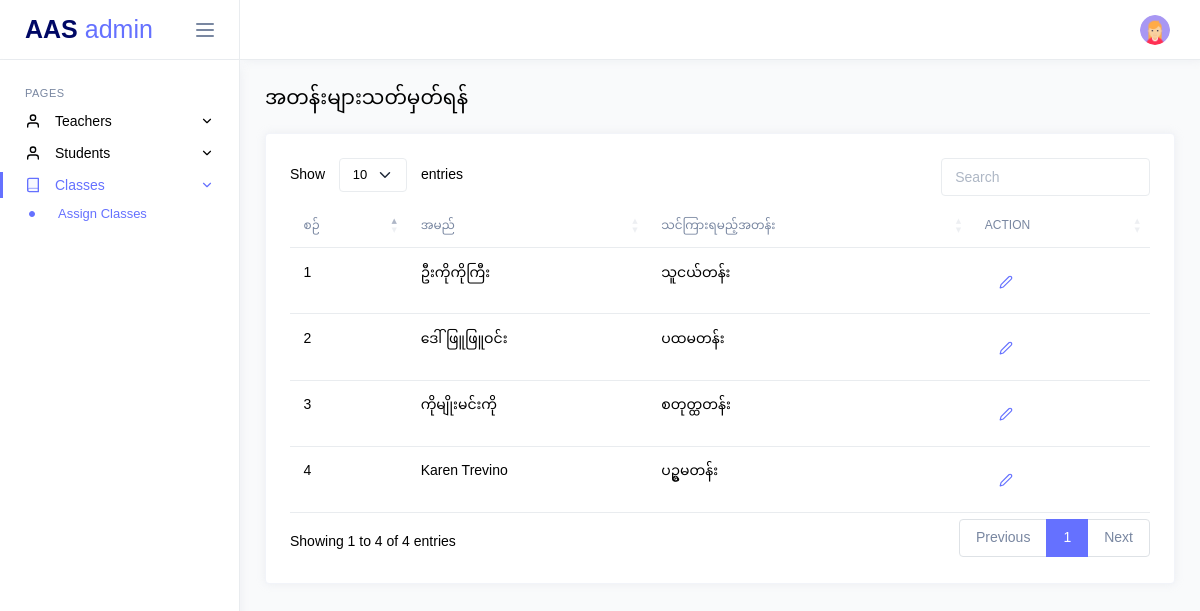
Page /admin/assign-classes.php (signed in) on the earlier database version.
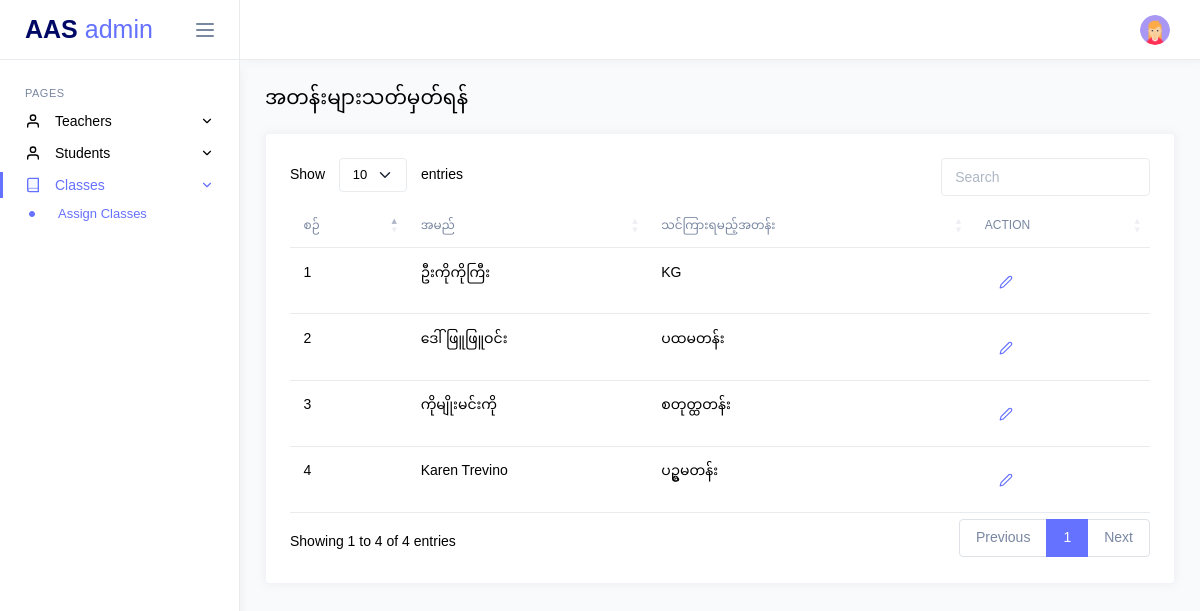
Same page on the later database version.
### tables this page shows
CREATE TABLE `teachers` (
  `id` int(11) NOT NULL,
  `name_eng` varchar(255) NOT NULL,
  `name_mm` varchar(255) NOT NULL,
  `username` varchar(255) NOT NULL,
  `father_name` varchar(255) NOT NULL,
  `mother_name` varchar(255) NOT NULL,
  `education` varchar(255) DEFAULT NULL,
  `rank` varchar(255) DEFAULT NULL,
  `class_id` int(11) DEFAULT NULL,
  `dob` date DEFAULT NULL,
  `start_edu_at` date DEFAULT NULL,
  `start_current_rank_at` date DEFAULT NULL,
  `start_current_school_at` date DEFAULT NULL,
  `password` varchar(255) NOT NULL DEFAULT '123456',
  `password_status` int(11) NOT NULL DEFAULT 0,
  `phone` varchar(15) DEFAULT NULL,
  `status` enum('active','inactive','','') NOT NULL DEFAULT 'active',
  `address` varchar(255) DEFAULT NULL,
  `bed_status` enum('မပြီး','ပြီး','','') NOT NULL DEFAULT 'မပြီး',
  `phaung_gyi_status` enum('မပြီး','ပြီး','','') NOT NULL DEFAULT 'မပြီး',
  `completed_course` varchar(255) DEFAULT NULL,
  `created_at` datetime NOT NULL DEFAULT current_timestamp(),
  `updated_at` datetime NOT NULL DEFAULT current_timestamp()
);

CREATE TABLE `classes` (
  `id` int(11) NOT NULL,
  `class_name_eng` varchar(255) NOT NULL,
  `class_name_mm` varchar(255) NOT NULL,
  `grade_level` varchar(255) NOT NULL,
  `created_at` datetime NOT NULL
);

### core/helpers/Helper.php (called while the page is built, shortened)
<?php
class Helper
{
    public static function startSession()
    {
        if (session_status() === PHP_SESSION_NONE) {
            return session_start();
        }
        return true;
    }
}

### app/controllers/TeacherController.php (called while the page is built, shortened)
<?php
class TeacherController
{
    private $teacherModel;
    public function __construct()
    {
        $database = new MySQL();
        $db = $database->connect();
        $this->teacherModel = new TeacherModel($db);
    }
    public function getAllTeachersClass()
    {
        return $this->teacherModel->getAllTeachersClass();
    }
    public function getTeacherClassNameById($id)
    {
        return $this->teacherModel->getTeacherClassNameById($id);
    }
}

### app/models/TeacherModel.php (called while the page is built, shortened)
<?php
class TeacherModel
{
    private $db;
    private $table = 'teachers';
    public function __construct($db)
    {
        $this->db = $db;
    }
    public function getAllTeachersClass()
    {
        try {
            $query = "SELECT id, name_mm, class_id
                FROM {$this->table}
                WHERE status = 'active'";
            $stmt = $this->db->prepare($query);
            $stmt->execute();
            return $stmt->fetchAll(PDO::FETCH_ASSOC);
        } catch (PDOException $e) {
            return $e->getMessage();
        }
    }
    public function getTeacherClassNameById($id)
    {
        try {
            $query = "SELECT name_mm, class_id, classes.class_name_mm as class_name
                FROM {$this->table}
                LEFT JOIN classes ON teachers.class_id = classes.id
                WHERE teachers.id= :id
                ";
            $stmt = $this->db->prepare($query);
            $stmt->bindParam(':id', $id);
            $stmt->execute();
            return $stmt->fetch(PDO::FETCH_OBJ);
        } catch (PDOException $e) {
            return $e->getMessage();
        }
    }
}

### public/admin/assign-classes.php (the view, shortened to what this page needs)
<?php
include('../components/header.php');
$teacherController = new TeacherController();
$teachers = $teacherController->getAllTeachersClass();
?>
<body>
    <div class="main-wrapper">
        <?php
        include('../components/admin_sidebar.php');
        include('../components/admin_navbar.php');
        ?>
        <div class="page-content">
            <div class="d-flex justify-content-between align-items-center flex-wrap grid-margin">
                <div>
                    <h4 class="mb-3 mb-md-0">အတန်းများသတ်မှတ်ရန်</h4>
                </div>
            </div>
            <div class="row">
                <div class="col-md-12 grid-margin stretch-card">
                    <div class="card">
                        <div class="card-body">
                            <div class="table-responsive">
                                <table id="teachersTable" class="table ">
                                    <thead>
                                        <tr>
                                            <th>စဉ်</th>
                                            <th>အမည်</th>
                                            <th>သင်ကြားရမည့်အတန်း</th>
                                            <th>Action</th>
                                        </tr>
                                    </thead>
                                    <tbody>
                                        <?php $count = 1; ?>
                                        <?php foreach ($teachers as $teacher): ?>
                                            <?php
                                            $teacherId = $teacher['id'];
                                            $teacherClassData = $teacherController->getTeacherClassNameById($teacherId);
                                            ?>
                                            <tr>
                                                <td><?= $count ?></td>
                                                <td><?= htmlspecialchars($teacher['name_mm']) ?></td>
                                                <td><?= is_null($teacher['class_id']) ? 'အတန်းမသတ်မှတ်ရသေးပါ။' : $teacherClassData->class_name ?>
                                                </td>
                                                <td class="d-flex align-items-center">
                                                    <button type="button" class="btn" data-bs-toggle="modal"
                                                        data-bs-target="#editModal" data-id="<?= $teacher['id'] ?>"
                                                        data-class-id="<?= $teacher['class_id'] ?>"
                                                        data-name="<?= htmlspecialchars($teacher['name_mm']) ?>"> <a
                                                            class="" href="javascript:;"><i data-feather="edit-2"
                                                                class="icon-sm me-2"></i></a>
                                                    </button>
                                                </td>
                                            </tr>
                                            <?php $count++; ?>
                                        <?php endforeach ?>
                                    </tbody>
                                </table>
                            </div>
                        </div>
                    </div>
                </div>
            </div>
        </div>
    </div>
</body>

### public/components/header.php (shortened to what this page needs)
<!DOCTYPE html>
<html lang="en">
<head>
    <link href="../assets/fonts/google-font/roboto.css" rel="stylesheet">
    <link rel="stylesheet" href="../assets/vendors/core/core.css">
    <link rel="stylesheet" href="../assets/vendors/flatpickr/flatpickr.min.css">
    <link rel="stylesheet" href="../assets/vendors/sweetalert2/sweetalert2.min.css">
    <link rel="stylesheet" href="../assets/vendors/datatables.net-bs5/dataTables.bootstrap5.css">
    <link rel="stylesheet" href="../assets/fonts/feather-font/css/iconfont.css">
    <link rel="stylesheet" href="../assets/vendors/flag-icon-css/css/flag-icon.min.css">
    <link rel="stylesheet" href="../assets/css/demo1/style.min.css">
</head>

### public/components/admin_sidebar.php (shortened to what this page needs)
<?php
$currentPage = basename($_SERVER['PHP_SELF']);
?>
<nav class="sidebar">
    <div class="sidebar-header">
        <a href="index.php" class="sidebar-brand">
            AAS<span> admin</span>
        </a>
        <div class="sidebar-toggler not-active">
            <span></span>
            <span></span>
            <span></span>
        </div>
    </div>
    <div class="sidebar-body">
        <ul class="nav">
            <li class="nav-item nav-category">Pages</li>
            <li class="nav-item">
                <a class="nav-link" data-bs-toggle="collapse" href="#teachers-pages" role="button" aria-expanded="false" aria-controls="teachers-pages">
                    <i class="link-icon" data-feather="user"></i>
                    <span class="link-title">Teachers</span>
                    <i class="link-arrow" data-feather="chevron-down"></i>
                </a>
            </li>
            <li class="nav-item">
                <a class="nav-link" data-bs-toggle="collapse" href="#students-pages" role="button" aria-expanded="false" aria-controls="students-pages">
                    <i class="link-icon" data-feather="user"></i>
                    <span class="link-title">Students</span>
                    <i class="link-arrow" data-feather="chevron-down"></i>
                </a>
            </li>
            <li class="nav-item">
                <a class="nav-link" data-bs-toggle="collapse" href="#classes-pages" role="button" aria-expanded="false" aria-controls="classes-pages">
                    <i class="link-icon" data-feather="book"></i>
                    <span class="link-title">Classes</span>
                    <i class="link-arrow" data-feather="chevron-down"></i>
                </a>
                <div class="collapse" id="classes-pages">
                    <ul class="nav sub-menu">
                        <li class="nav-item">
                            <a href="assign-classes.php"
                                class="nav-link <?php echo ($currentPage == 'assign-classes.php') ? 'active' : ''; ?>">
                                Assign Classes
                            </a>
                        </li>
                    </ul>
                </div>
            </li>
        </ul>
    </div>
</nav>

### public/components/admin_navbar.php (shortened to what this page needs)
<div class="page-wrapper">
    <nav class="navbar">
        <div class="navbar-content">
            <ul class="navbar-nav">
                <li class="nav-item dropdown">
                    <a class="nav-link dropdown-toggle" href="#" id="profileDropdown" role="button" data-bs-toggle="dropdown" aria-haspopup="true" aria-expanded="false">
                        <img class="wd-30 ht-30 rounded-circle" src="../assets/images/faces/profile.png" alt="profile">
                    </a>
                </li>
            </ul>
        </div>
    </nav>

Differences in the rows shown:
changed teachers (number 1 of 4 on the later page): class.class_name_mm "သူငယ်တန်း" → "KG"
